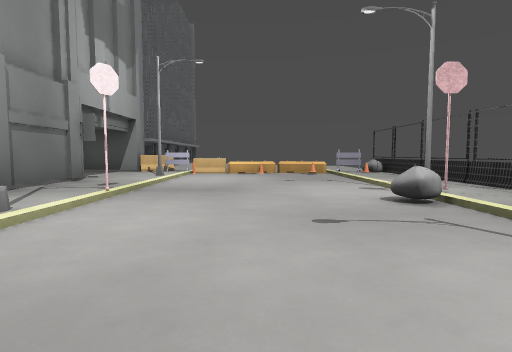
View 1 (above)

16 first-person views from a walk through a level from a Godot 3-D game. The camera is 1.2 m above the floor, tilts 4° down and sees 80° across. The floor is counted in squares, 2.4 m on a side. Each view is taken from the middle of a square. On the plan, view 1 faces up. The plan holds only what a view shows up to about 9 squares ahead; the rest is blank. The place goes on beyond the plan. Some surface patterns are stand-ins.

View 2
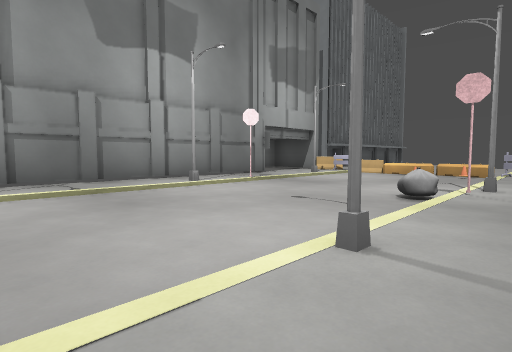

View 3
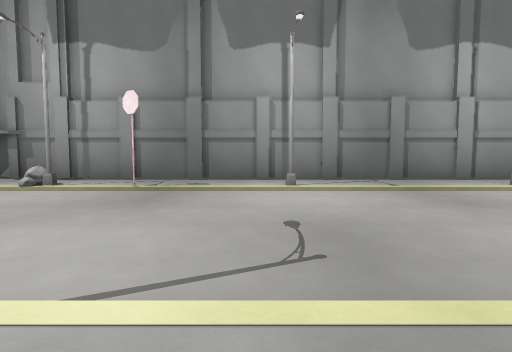

View 4
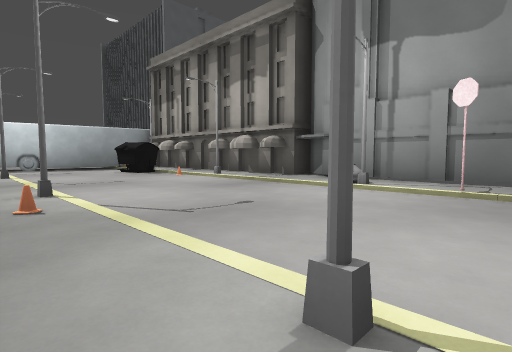

View 5
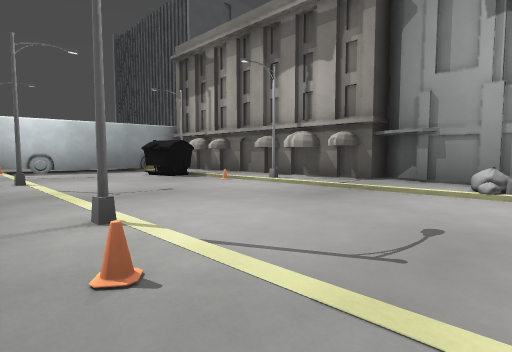

View 6
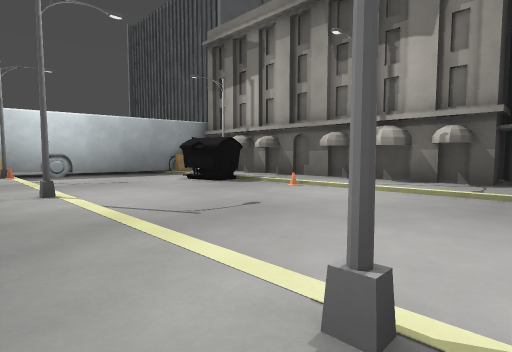

View 7
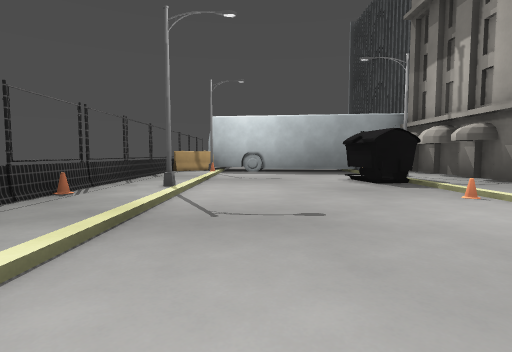

View 8
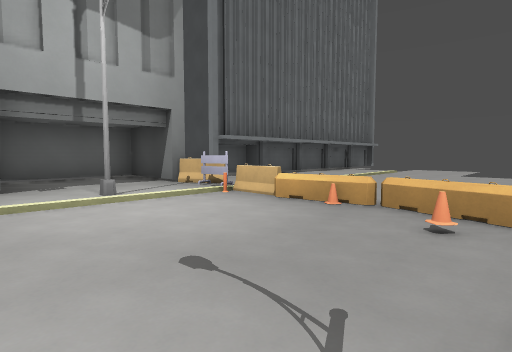

View 9
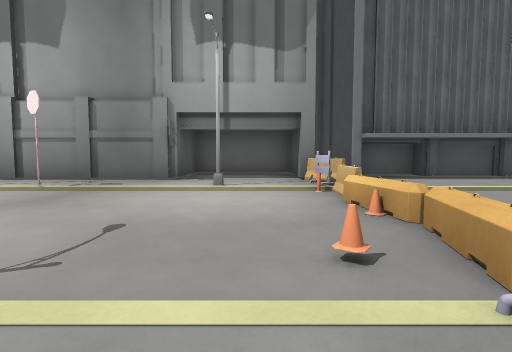

View 10
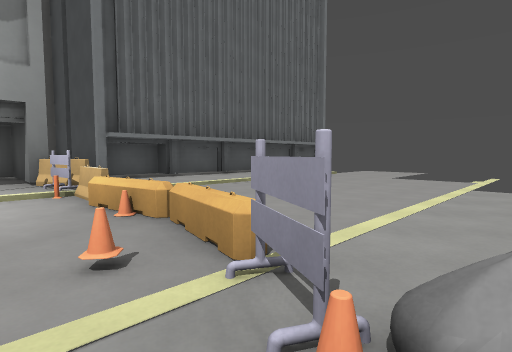

View 11
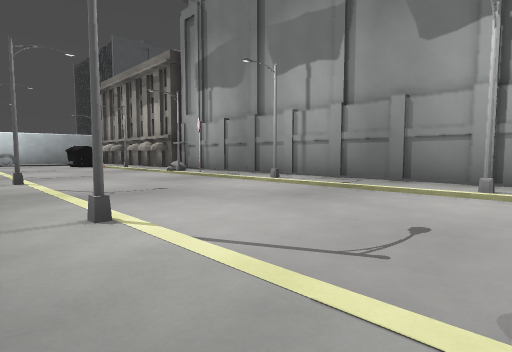

View 12
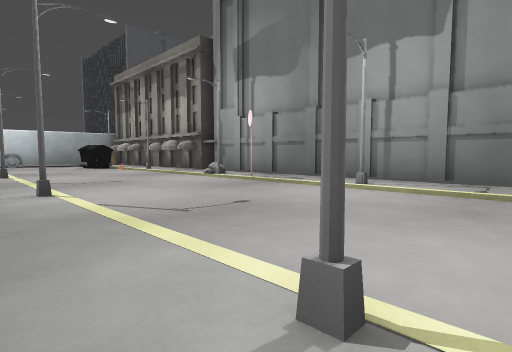

View 13
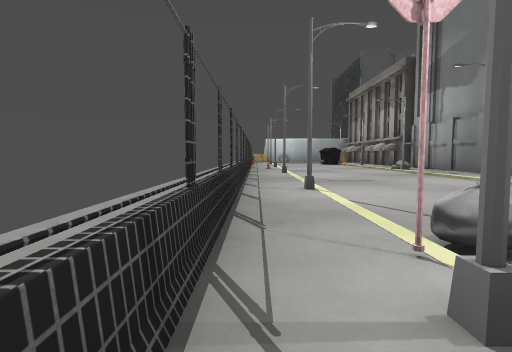

View 14
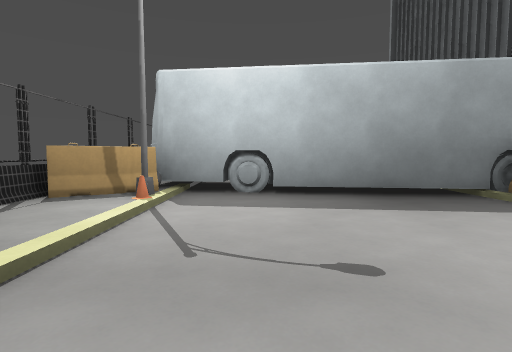

View 15
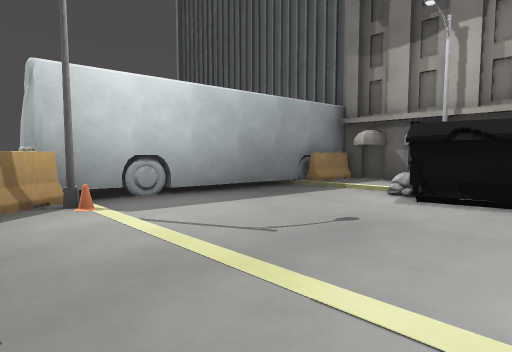

View 16
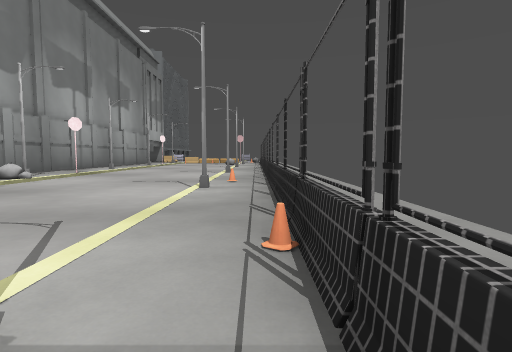

### Floor plan
Key: @ floor where view 1 was taken; # wall or solid block; . main floor; : floor 0.25 m higher than the main floor; / step, stairs or slope; = window, fence, low wall or low ledge; O other object.
Columns run from 5 left of view 1 to 4 right of it. Each row starts with its distance up from view 1.
 11  ##
 10  #::...::
  9 ##:: ..:=
  8 ###O/O.#O
  7 #:::.../:
  6 #::#.../:
  5 ###:.../:
  4   #:...#=:
  3   #:...O::
  2   ##.../::
  1   #:...#::
  0   #:.@./::
 -1   ##.../::
 -2   #:.../::
 -3   #:...#::
 -4   #:.../:
 -5   ##.../::
 -6  ##O.../O:
 -7  #::...#::
 -8  ##:.../::
 -9   ##.../::
-10   #:.../O:
-11   #:.../=:
-12   #:.../:
-13   ###../:
-14   #O.../:
-15   #/.../:
-16   =#####O
-17        ##
-18         #

Positions as (right, up) in squares from view 1, and headings:
1: (0, 0), facing up
2: (3, -1), facing up-left
3: (3, -2), facing left
4: (3, -3), facing down-left
5: (3, -5), facing down-left
6: (3, -7), facing down-left
7: (1, -7), facing down
8: (2, 5), facing up-left
9: (3, 7), facing left
10: (3, 7), facing up-left
11: (3, 3), facing down-left
12: (3, 1), facing down-left
13: (3, 5), facing down
14: (1, -12), facing down
15: (3, -12), facing down-left
16: (3, -12), facing up
